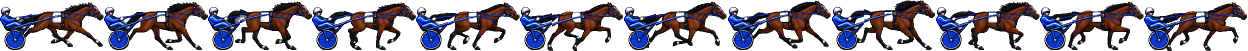
#> input picture mockups/pixel/fe12_cycle.png, 2496 x 101 px, found by its file name (shown at 1/2 size)
$ python seedance_loop.py ../../../../mockups/pixel/fe8_cycle.png 5 5 5 ../../../../mockups/pixel/astra_cycle.png
#> lines starting #> are read from the running program, lines starting #| are printed output that depends on the picture; after the words box and inside, x2 and y2 are one past the last pixel; in counts of white or black regions, pixels touching at a corner belong together
"""A Seedance clip turned into the replay's 12-frame runner: one stride's 12 evenly spaced poses (taken from three
strides' worth of frames, so each lands close to its exact phase), the flat grey backdrop keyed out, shrunk to sprite
scale with a reduced palette, and handed to fe_prep's pinning (fix_pace, level at the saddle pad).
    python art/seedance_loop.py <frames_dir> <start> <span> <strides> <out.png>
e.g. python art/seedance_loop.py art/seedance_out/test1_frames 44 32 3 mockups/pixel/tack/sd_fe12.png"""
import os, subprocess, sys
import numpy as np
from PIL import Image

HERE = os.path.dirname(os.path.abspath(__file__))
BG = np.array([128, 128, 128])
N = 12


def pick(start, span, strides):
    """For each of the 12 phases of one stride, the frame in [start, start+span) whose phase is closest."""
#> called with start = 5, span = 5, strides = 5
    per = span / strides
    out = []
    for k in range(N):
        want = k / N
        best = min(range(start, start + span), key=lambda j: min(abs(((j - start) % per) / per - want), 1 - abs(((j - start) % per) / per - want)))
        out.append(best)
#> in stock_palette, s is the input picture: PIL image 2496x101 RGBA; mean R, G, B, A 26.8, 23, 33.6, 118.4
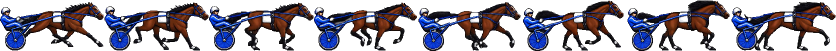
#> input picture mockups/pixel/fe8_cycle.png, 1672 x 102 px, given in place of 0005.png, which was not available (shown at 1/2 size)
    return out


def key(im):
    """The grey backdrop out at full size: near-grey, unsaturated pixels are backdrop; the horse is the one big shape
    left (specks and stray islands dropped, pinholes filled), so the outline comes out solid."""
    import cv2
    a = np.asarray(im.convert("RGB")).astype(int)
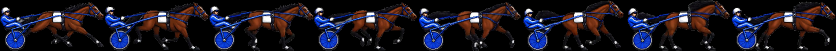
#> a: shape (102, 1672, 3) int64 (shown at 1/2 size); mean R, G, B 26.8, 23.2, 33.4
    edge = np.concatenate([a[:4].reshape(-1, 3), a[-4:].reshape(-1, 3), a[:, :4].reshape(-1, 3), a[:, -4:].reshape(-1, 3)])
    bgc = np.median(edge, 0)                                          # the backdrop's own color, read off the frame's edges
#> bgc = [0, 0, 0]
    green = bgc[1] > bgc[0] + 60 and bgc[1] > bgc[2] + 60
#> green = False
    if green:                                                         # a green screen: green-dominant pixels are backdrop
        fg = ~((a[..., 1] > a[..., 0] + 35) & (a[..., 1] > a[..., 2] + 25))
    else:
        d = np.abs(a - bgc).sum(2); sat = a.max(2) - a.min(2)
        fg = ~((d < 42) & (sat < 18))
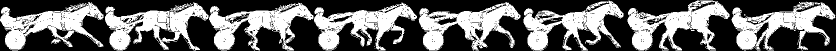
#> fg: shape (102, 1672) bool (shown at 1/2 size); 40.7% white; 105 white regions (95 under 20 px), largest, box (x1, y1, x2, y2) and area: (1255, 1, 1459, 101) 8974, (210, 5, 417, 101) 8784, (837, 4, 1041, 102) 8669
    fg = cv2.morphologyEx(fg.astype(np.uint8), cv2.MORPH_OPEN, np.ones((3, 3), np.uint8))
#> fg: shape (102, 1672); values 0 (black) and 1 (white), 37.2% white; 68 white regions (20 under 20 px), largest, box (x1, y1, x2, y2) and area: (1255, 3, 1459, 100) 7929, (838, 5, 1041, 100) 7639, (1463, 5, 1670, 99) 7537
    n, lab, stats, _ = cv2.connectedComponentsWithStats(fg, 8)
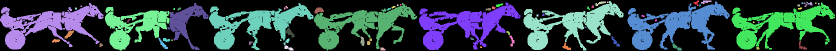
#> lab: shape (102, 1672) int32 (shown at 1/2 size); 69 distinct labels, from 0 to 68; one colour per label, 0 black
#> n = 69; stats = 69 rows, first 6: [0, 0, 1672, 102, 107156], [1387, 1, 11, 11, 57], [1402, 1, 21, 7, 86], [1191, 3, 21, 9, 89], [1214, 3, 3, 3, 9], [1047, 2, 200, 99, 7439]
    keep = np.zeros_like(fg)
    for k in range(1, n):
        if stats[k, cv2.CC_STAT_AREA] > 400:                         # the horse, driver and bike, not specks
            keep[lab == k] = 1
    keep = cv2.morphologyEx(keep, cv2.MORPH_CLOSE, np.ones((3, 3), np.uint8))
#> keep: shape (102, 1672); values 0 (black) and 1 (white), 36.9% white; 6 white regions, box (x1, y1, x2, y2) and area: (210, 6, 834, 102) 23354, (1255, 3, 1459, 100) 8177, (838, 5, 1041, 100) 7923, (0, 6, 207, 99) 7873, (1463, 5, 1670, 99) 7829, (1047, 2, 1247, 102) 7690
    keep = cv2.erode(keep, np.ones((3, 3), np.uint8))               # one pixel off the outline: the compressed, backdrop-tinted edge
#> keep: shape (102, 1672); values 0 (black) and 1 (white), 30.6% white; 24 white regions (12 under 20 px), largest, box (x1, y1, x2, y2) and area: (211, 7, 833, 102) 19313, (1256, 4, 1458, 99) 6809, (839, 6, 1040, 99) 6605
    if green:                                                         # any green still bleeding into the edge, pulled back to neutral
        spill = (a[..., 1] > (a[..., 0] + a[..., 2]) / 2 + 10) & (keep > 0)
        a = a.copy(); a[spill, 1] = ((a[spill, 0] + a[spill, 2]) / 2).astype(int)
    rgba = np.dstack([a, keep * 255]).astype(np.uint8)
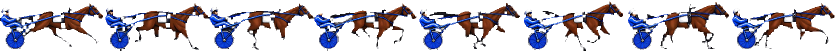
#> rgba: shape (102, 1672, 4) (shown at 1/2 size); mean R, G, B, A 26.8, 23.2, 33.4, 78.1; transparent parts drawn white
    return Image.fromarray(rgba, "RGBA")


def stock_palette():
    """Today's runner's own colors, so a coat reads the same as the rest of the field."""
    s = Image.open(os.path.join(HERE, "..", "mockups", "pixel", "fe12_cycle.png")).convert("RGBA")
    a = np.asarray(s); px = a[a[..., 3] > 0][:, :3]
    pal = Image.fromarray(px.reshape(-1, 1, 3).astype(np.uint8)).quantize(colors=96, method=Image.Quantize.MEDIANCUT, dither=Image.Dither.NONE)
    return pal


if __name__ == "__main__":
    fdir, start, span, strides, out = sys.argv[1], int(sys.argv[2]), int(sys.argv[3]), int(sys.argv[4]), sys.argv[5]
    idx = pick(start, span, strides); print("frames:", idx)
    PAL = stock_palette()
    fr = [key(Image.open(os.path.join(fdir, f"{j:04d}.png"))) for j in idx]
    bb = [f.getbbox() for f in fr]
#> bb = [(0, 3, 1669, 102), (0, 3, 1669, 102), (0, 3, 1669, 102), (0, 3, 1669, 102), (0, 3, 1669, 102), (0, 3, 1669, 102), (0, 3, 1669, 102), (0, 3, 1669, 102), (0, 3, 1669, 102), (0, 3, 1669, 102), (0, 3, 1669, 102), (0, 3, 1669, 102)]
    x0 = min(b[0] for b in bb); y0 = min(b[1] for b in bb); x1 = max(b[2] for b in bb); y1 = max(b[3] for b in bb)
#> after `x0 = min((b[0] for b in bb))`: x0 = 0
#> after `y0 = min((b[1] for b in bb))`: y0 = 3
#> after `x1 = max((b[2] for b in bb))`: x1 = 1669
#> after `y1 = max((b[3] for b in bb))`: y1 = 102
    W = round((x1 - x0) / 2); H = round((y1 - y0) / 2)                  # the still went in at 2x the sprite grid
#> after `W = round((x1 - x0) / 2)`: W = 834
#> after `H = round((y1 - y0) / 2)`: H = 50
    sheet = Image.new("RGBA", (W * N, H))
#> sheet: PIL image 10008x50 RGBA; every value is 0
    for i, f in enumerate(fr):
        c = f.crop((x0, y0, x1, y1))
        rgb = c.convert("RGB").resize((W, H), Image.BOX)
        al = c.getchannel("A").resize((W, H), Image.BOX).point(lambda v: 255 if v > 140 else 0)
        q = rgb.quantize(palette=PAL, dither=Image.Dither.NONE).convert("RGB")          # today's colors, no dither speckle
        q.putalpha(al); sheet.paste(q, (i * W, 0))
#> this loop made 12 passes
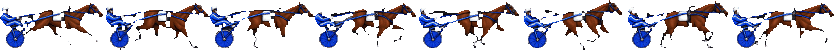
#> q: PIL image 834x50 RGBA; mean R, G, B, A 27.1, 23.1, 36, 76.1; transparent parts drawn white
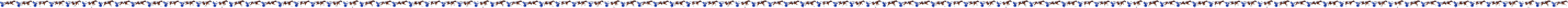
#> sheet: PIL image 10008x50 RGBA (shown at 1/7 size); mean R, G, B, A 27.1, 23.1, 36, 76.1; transparent parts drawn white
    raw = out.replace(".png", "_raw.png"); sheet.save(raw)
    pix = os.path.join(HERE, "..", "mockups", "pixel")
    subprocess.run([sys.executable, os.path.join(pix, "fix_pace.py"), os.path.relpath(raw, pix), str(N), os.path.relpath(out, pix), "--bob", "0", "--anchor", "pad"], check=True, cwd=pix)
#> (this line was passed over: subprocess is not available in this run)
    print("frame", W, H, "->", out)
#| frame 834 50 -> ../../../../mockups/pixel/astra_cycle.png
